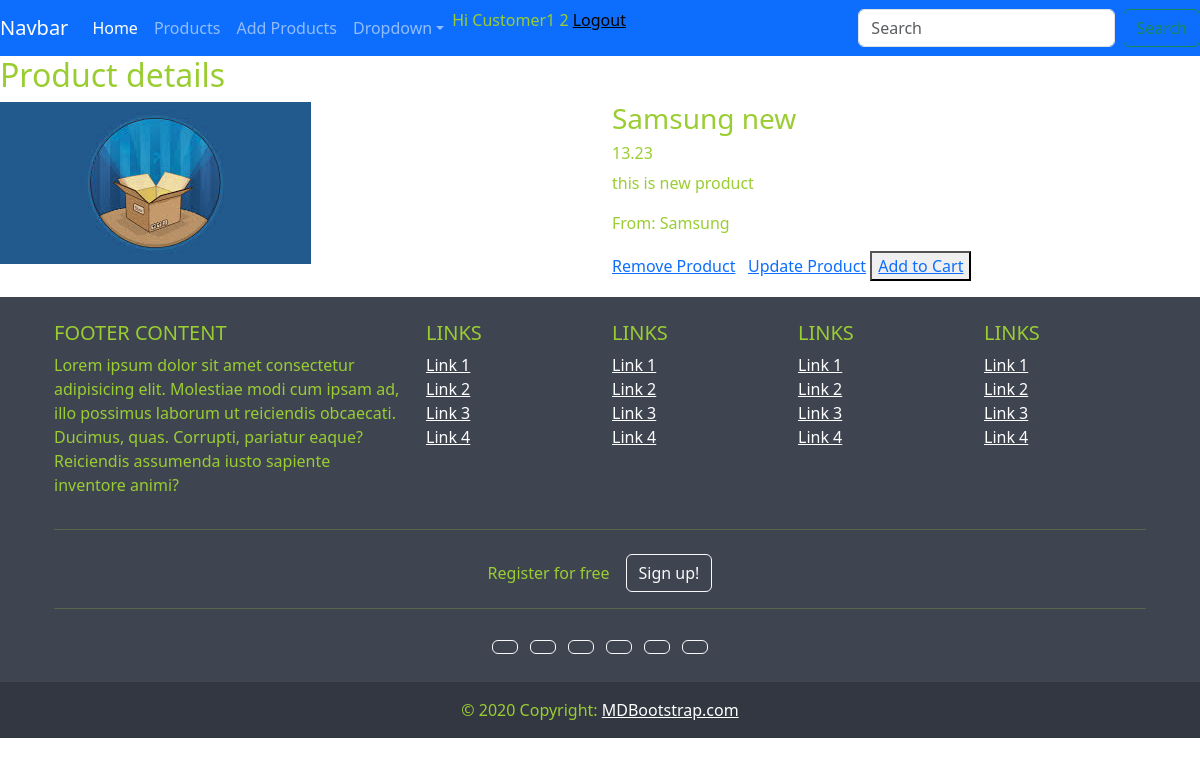
/product/details/7/ (signed in), run on the app's committed database.
### product/models.py (models this page shows, shortened)
class Product(models.Model):
    name =  models.CharField(max_length=100)
    price = models.DecimalField(decimal_places=2,max_digits=10)
    brand = models.ForeignKey(Brand,on_delete=models.CASCADE,null=True)
    size = models.DecimalField(decimal_places=2,max_digits=4)
    description = models.CharField(max_length=500)
    color = models.CharField(max_length=20)
    image = models.ImageField(upload_to='images/product_image',default='images/product_image/p1.jpeg')
    category = models.ManyToManyField(Category)
    weight = models.DecimalField(decimal_places=2,max_digits=4)
    created_at = models.DateTimeField(auto_now_add=True)
    updated_at = models.DateTimeField(auto_now=True)
    quantity = models.IntegerField(default=0)

class Brand(models.Model):
    name = models.CharField(max_length=50)
    logo = models.ImageField(upload_to='logo')

### product/views.py (the view)
# urls.py: path('details/<int:id>/',views.show_details,name='about-product'),
def show_details(request,id):
    p = get_object_or_404(Product,id=id)
    context = {
        'product':p
    }
    return render(request,'product/product_detail.html',context)

### product/templates/product/product_detail.html
{% extends 'base.html' %}
{% block content %}
<h2>Product details</h2>
<div class="row">
    <div class="col">
        <img src="{{product.image.url}}" alt="">
    </div>
    <div class="col">
        <h3>{{product.name}}</h3>
        <h6>{{product.price}}</h6>
        <p>{{product.description}}</p>
        <p>From: {{product.brand.name}}</p>
<a href="{% url 'remove-product' product.id %}">Remove Product</a>&nbsp;&nbsp;
<a href="{% url 'update-product' product.id %}">Update Product</a>
<button><a href="{% url 'add-to-cart' product.id %}">Add to Cart</a></button>
    </div>
</div>
{% endblock %}

### templates/base.html (shortened to what this page needs)
{% load static %}
<!DOCTYPE html>
<html lang="en">
<head>
    <link rel="stylesheet" href="{% static 'css/style.css' %}">
    <link href="https://cdn.jsdelivr.net/npm/bootstrap@5.3.3/dist/css/bootstrap.min.css" rel="stylesheet">
</head>
<body>
    <nav>
<nav
    class="navbar navbar-expand-sm navbar-dark bg-primary"
>
    <a class="navbar-brand" href="#">Navbar</a>
    <div class="collapse navbar-collapse" id="collapsibleNavId">
        <ul class="navbar-nav me-auto mt-2 mt-lg-0">
            <li class="nav-item">
                <a class="nav-link active" href="/" aria-current="page"
                    >Home <span class="visually-hidden">(current)</span></a
                >
            </li>
            <li class="nav-item">
                <a class="nav-link" href="{% url 'show-product' %}">Products</a>
            </li> <li class="nav-item">
                <a class="nav-link" href="{% url 'add-product' %}">Add Products</a>
            </li>
            <li class="nav-item dropdown">
                <a
                    class="nav-link dropdown-toggle"
                    href="#"
                    id="dropdownId"
                    data-bs-toggle="dropdown"
                    aria-haspopup="true"
                    aria-expanded="false"
                    >Dropdown</a
                >
            </li>
            <li>
                {%if request.user.is_authenticated %}
  			            <span>Hi {{ request.user.username | title }} {{ request.session.user_type}}</span>
  			            <a href="{% url 'logout' %}" style="color: black;">Logout</a>
  		        {%else%}
  			            <a href="{% url 'login' 'login' %}" style="color: black;">Login/</a>
  			            <a href="{% url 'register' 'register' %}" style="color: black;">Register</a>
  		        {%endif%}
            </li>
        </ul>
        <form class="d-flex my-2 my-lg-0">
            <input
                class="form-control me-sm-2"
                type="text"
                placeholder="Search"
            />
            <button class="btn btn-outline-success my-2 my-sm-0" type="submit">
            </button>
        </form>
    </div>
</nav>
    </nav>
    <main>
{% block content %}
{% endblock %}
    </main>
    <div class="container-fluied my1 mt-auto py-3">
        <footer
                class="text-center text-lg-start text-white"
                style="background-color: #3e4551"
                >
          <div class="container p-4 pb-0">
            <section class="">
              <div class="row">
                <div class="col-lg-4 col-md-6 mb-4 mb-md-0">
                  <h5 class="text-uppercase">FOOTER CONTENT</h5>
                  <p>
                    Lorem ipsum dolor sit amet consectetur adipisicing elit.
                    Molestiae modi cum ipsam ad, illo possimus laborum ut
                    reiciendis obcaecati. Ducimus, quas. Corrupti, pariatur eaque?
                    Reiciendis assumenda iusto sapiente inventore animi?
                  </p>
                </div>
                <div class="col-lg-2 col-md-6 mb-4 mb-md-0">
                  <h5 class="text-uppercase">Links</h5>
                  <ul class="list-unstyled mb-0">
                    <li>
                      <a href="#!" class="text-white">Link 1</a>
                    </li>
                    <li>
                      <a href="#!" class="text-white">Link 2</a>
                    </li>
                    <li>
                      <a href="#!" class="text-white">Link 3</a>
                    </li>
                    <li>
                      <a href="#!" class="text-white">Link 4</a>
                    </li>
                  </ul>
                </div>
                <div class="col-lg-2 col-md-6 mb-4 mb-md-0">
                  <h5 class="text-uppercase">Links</h5>
                  <ul class="list-unstyled mb-0">
                    <li>
                      <a href="#!" class="text-white">Link 1</a>
                    </li>
                    <li>
                      <a href="#!" class="text-white">Link 2</a>
                    </li>
                    <li>
                      <a href="#!" class="text-white">Link 3</a>
                    </li>
                    <li>
                      <a href="#!" class="text-white">Link 4</a>
                    </li>
                  </ul>
                </div>
                <div class="col-lg-2 col-md-6 mb-4 mb-md-0">
                  <h5 class="text-uppercase">Links</h5>
                  <ul class="list-unstyled mb-0">
                    <li>
                      <a href="#!" class="text-white">Link 1</a>
                    </li>
                    <li>
                      <a href="#!" class="text-white">Link 2</a>
                    </li>
                    <li>
                      <a href="#!" class="text-white">Link 3</a>
                    </li>
                    <li>
                      <a href="#!" class="text-white">Link 4</a>
                    </li>
                  </ul>
                </div>
                <div class="col-lg-2 col-md-6 mb-4 mb-md-0">
                  <h5 class="text-uppercase">Links</h5>
                  <ul class="list-unstyled mb-0">
                    <li>
                      <a href="#!" class="text-white">Link 1</a>
                    </li>
                    <li>
                      <a href="#!" class="text-white">Link 2</a>
                    </li>
                    <li>
                      <a href="#!" class="text-white">Link 3</a>
                    </li>
                    <li>
                      <a href="#!" class="text-white">Link 4</a>
                    </li>
                  </ul>
                </div>
              </div>
            </section>
            <hr class="mb-4" />
            <section class="">
              <p class="d-flex justify-content-center align-items-center">
                <span class="me-3">Register for free</span>
                <button type="button" class="btn btn-outline-light btn-rounded">
                  Sign up!
                </button>
              </p>
            </section>
            <hr class="mb-4" />
            <section class="mb-4 text-center">
              <a
                 class="btn btn-outline-light btn-floating m-1"
                 href="#!"
                 role="button"
                 ></a>
              <a
                 class="btn btn-outline-light btn-floating m-1"
                 href="#!"
                 role="button"
                 ></a>
              <a
                 class="btn btn-outline-light btn-floating m-1"
                 href="#!"
                 role="button"
                 ></a>
              <a
                 class="btn btn-outline-light btn-floating m-1"
                 href="#!"
                 role="button"
                 ></a>
              <a
                 class="btn btn-outline-light btn-floating m-1"
                 href="#!"
                 role="button"
                 ></a>
              <a
                 class="btn btn-outline-light btn-floating m-1"
                 href="#!"
                 role="button"
                 ></a>
            </section>
          </div>
          <div
               class="text-center p-3"
               style="background-color: rgba(0, 0, 0, 0.2)"
               >
            © 2020 Copyright:
            <a class="text-white" href="https://mdbootstrap.com/"
               >MDBootstrap.com</a
              >
          </div>
        </footer>
      </div>
</body>
</html>

### static/css/style.css (style rules this page uses)
* { color:yellowgreen; }

### data on the page
Product: image (picture), name "Samsung new", price "13.23", description "this is new product", brand.name "Samsung"

### other printed values
{{ request.user.username | title }} "Customer1"
{{ request.session.user_type }} "2"
